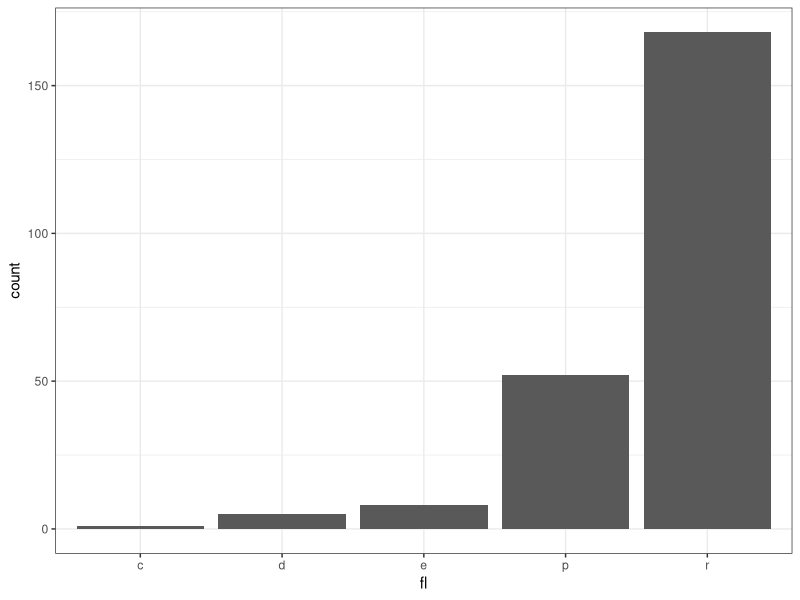
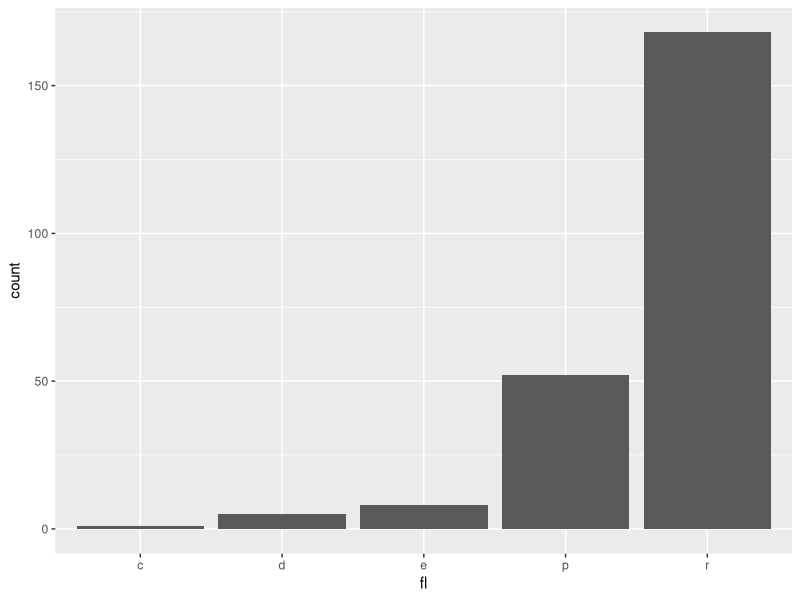
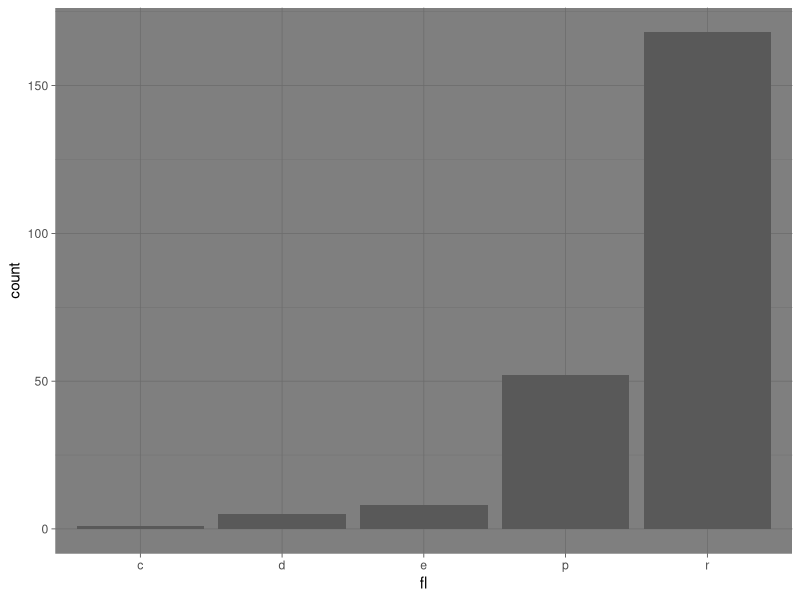
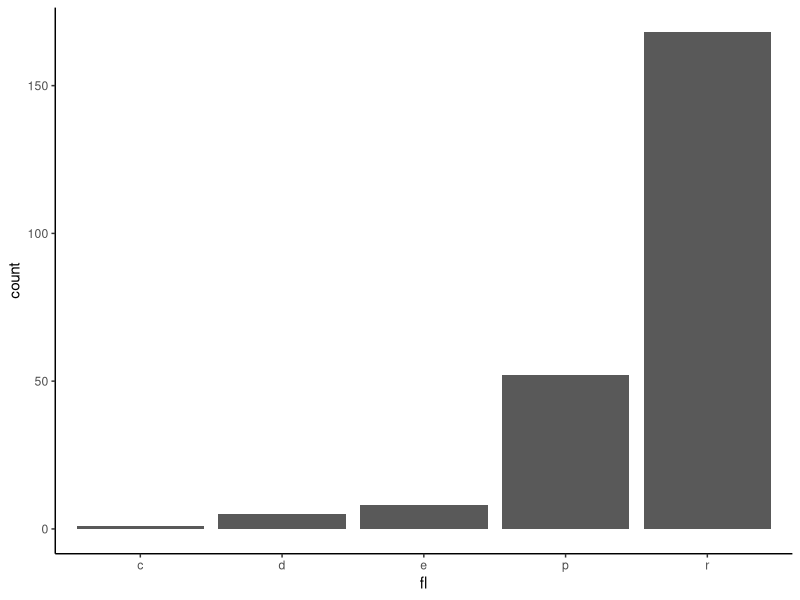
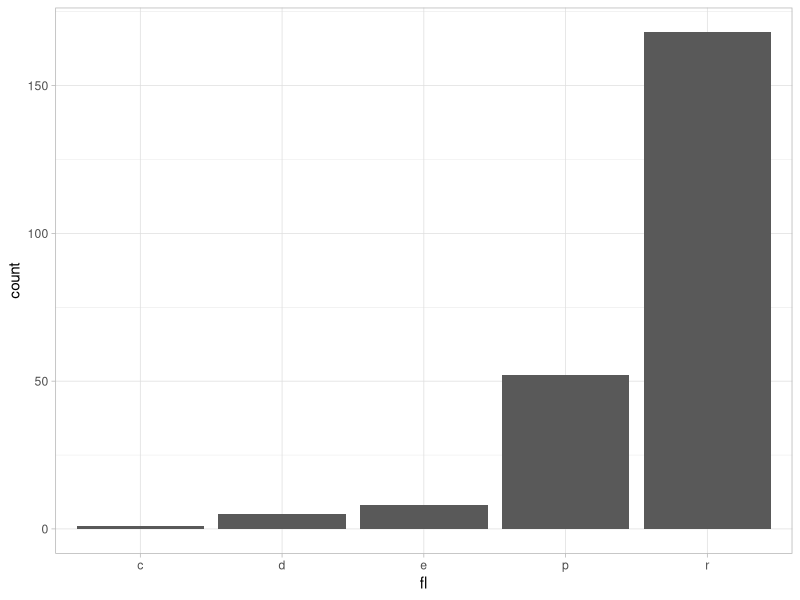
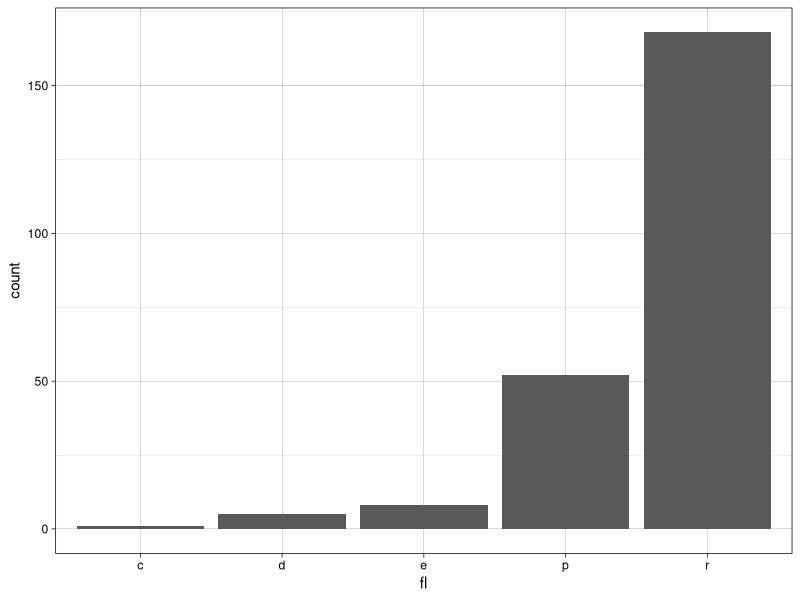
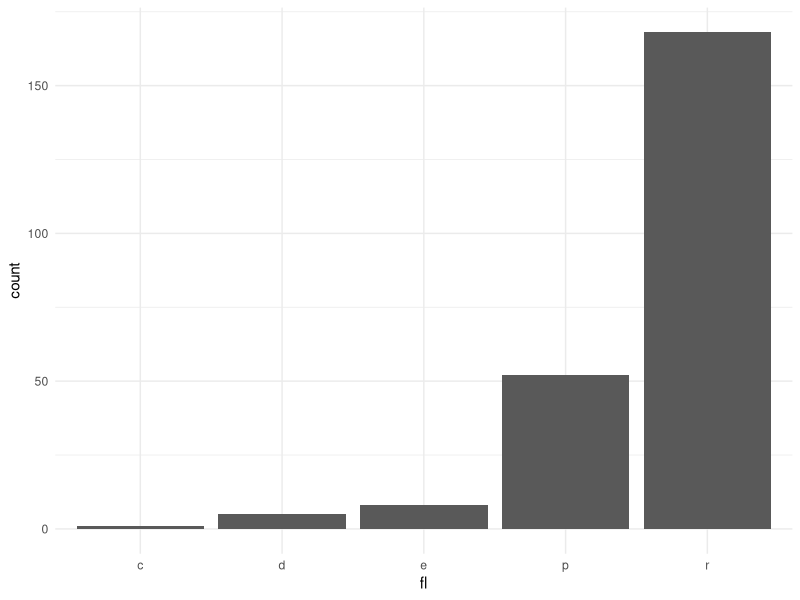
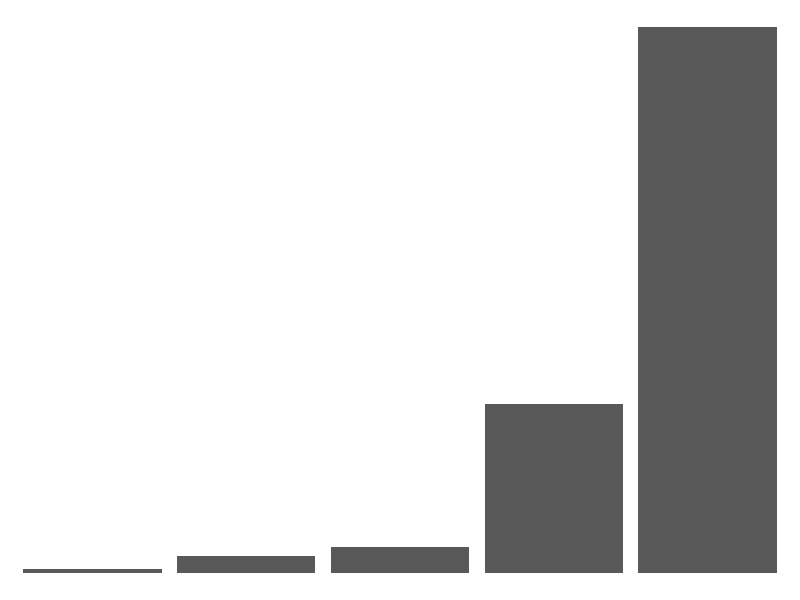

Generate these figures, in order, with R:
## ---- chunk 1
library(ggplot2)
r <- ggplot(mpg, aes(fl)) + geom_bar()
## ---- chunk 2
r + theme_bw()
## ---- chunk 3
r + theme_gray()
## ---- chunk 4
r + theme_dark()
## ---- chunk 5
r + theme_classic()
## ---- chunk 6
r + theme_light()
## ---- chunk 7
r + theme_linedraw()
## ---- chunk 8
r + theme_minimal()
## ---- chunk 9
r + theme_void()
## ---- chunk 10
r + labs(title = "Title") + theme(plot.title.position = "plot")
## ---- chunk 11
r + theme(panel.background = element_rect(fill = "blue"))
